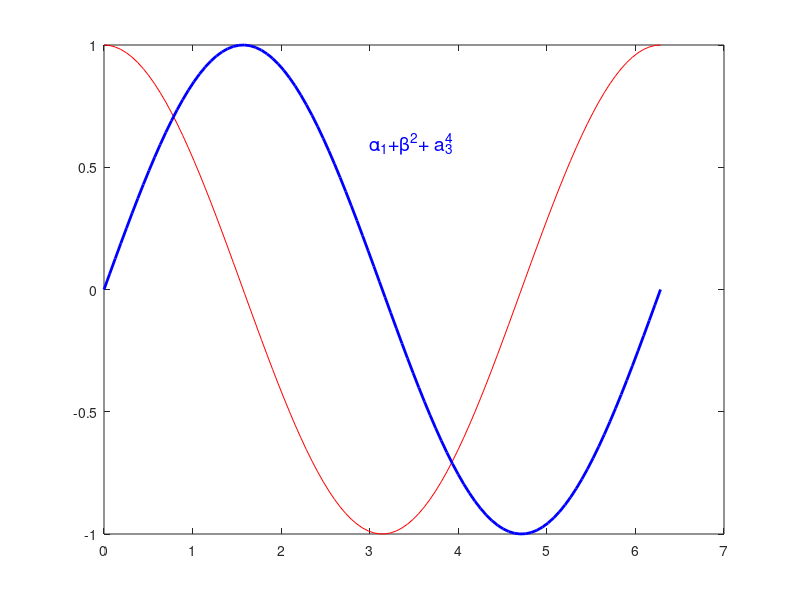

Here is the MATLAB script that generated this plot:
x=linspace(0,2*pi);
y1=cos(x);
y2=sin(x);
plot(x,y1,'r',x,y2,'b','LineWidth',2)
text(3,.6,'\alpha_1+\beta^2+ a_3^4','FontSize',14, 'Color','b');